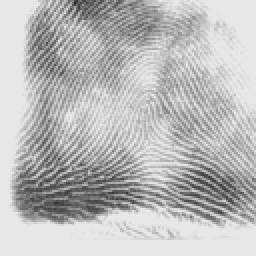
%> input picture 11_HOG/input/evidence.png, 128 x 128 px (shown 2 times larger)
$ octave test_findGuilty.m   (GNU Octave 9; MATLAB toolbox functions it lacks are replaced by stand-ins)
%> lines starting %> are read from the running program, lines starting %| are printed output that depends on the picture
### 11_HOG/pmHOG_findGuilty.m
function [HOG_differences, guilty_index] = pmHOG_findGuilty()
    load ./input/suspects.mat;
    num = size(suspects,3);
    evidence = imread('./input/evidence.png');
%> evidence is the input picture: size 128x128 uint8; min 42, max 236, mean 186.2

    HOG_E = pmHOG_extractHOG(evidence);
    HOG_differences = zeros(1,num);
    for i=1:num
        HOG_S = pmHOG_extractHOG(suspects(:,:,i));
        diff = sum(sum(sum(abs(HOG_E-HOG_S))));
        HOG_differences(i) = diff;
    end
    [~,guilty_index] = min(HOG_differences);
end

### 11_HOG/pmHOG_extractHOG.m
function norm_HOG = pmHOG_extractHOG(I)
    [H, W] = size(I);
%> H = 128; W = 128
    h = H/8;
%> h = 16
    w = W/8;
%> w = 16

    HIST = zeros(h-1,w-1,36);

    cut = @(a) (a-1)*8 + 1;
    for row = 1:h-1
        for col = 1:w-1
            x = cut(row);
            y = cut(col);
            G = I(x:x+15, y:y+15);
            G = imgaussfilt(G, 0.1);
            hist = zeros(1,36);
            for i = 1:2
                for j = 1:2
                    x = cut(i);
                    y = cut(j);
                    cell = G(x:x+7,y:y+7);
                    [PHI, MAG] = pmHOG_gradient(cell);
                    H = pmHOG_binner(PHI, MAG);
                    num = (i-1)*2 + j;
                    index = (num-1)*9 + 1;
                    hist(index:index+8) = H;
                end
            end
            sumhist = sum(hist(:));
            hist = hist./sumhist;
            HIST(row,col,:) = hist;
        end
    end
%> after the loop, hist = 36 values, max 0.202 at index 14, min 0 at index 19, mean 0.0278
    norm_HOG = HIST;
end

### 11_HOG/test_findGuilty.m
close all;
clear;

[HOG_differences, guilty_index] = pmHOG_findGuilty();
%> the loop in pmHOG_findGuilty, `for i=1:num` made 10 passes
%> diff on passes 1 to 10: 157.3, 149.6, 195.1, 163, 174, 184.3, 196.2, 77.93, 178.1, 176.9
%> after the loop in pmHOG_findGuilty, `for i=1:num`: HOG_differences = [157.3 149.6 195.1 163 174 184.3 196.2 77.93 178.1 176.9]
%> in pmHOG_findGuilty, `[~,guilty_index] = min(HOG_differences);`: guilty_index = 8
%> guilty_index = 8

figure;
bar(1./HOG_differences);
title(strcat('Likelihood of being a culprit is maximal for Suspect #', num2str(guilty_index)));
xlabel('suspect ID-s');
ylabel('likelihood of being a bad guy');
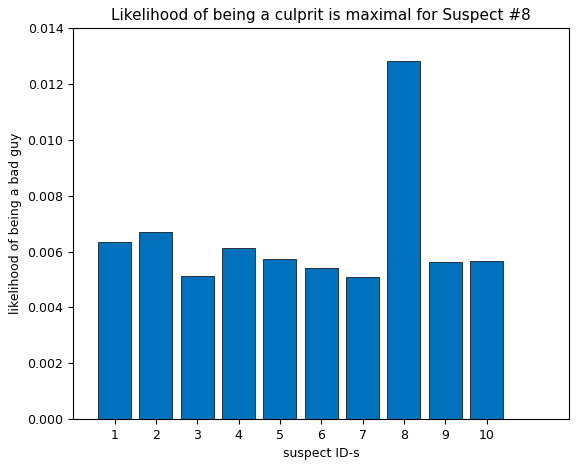
%> figure redrawn from the program's plot data; tallest bar 0.0128 high, from x = 7.6 to 8.4
